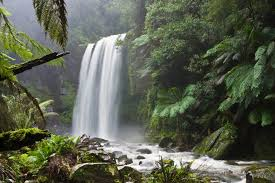
%> input picture images/n3.jpg, 275 x 183 px, given in place of , which was not available
$ octave Collage_Wrapper.m   (GNU Octave 9; MATLAB toolbox functions it lacks are replaced by stand-ins)
%> lines starting %> are read from the running program, lines starting %| are printed output that depends on the picture; pictures that were not available may be replaced by others from this repository, and a replacement may not be noted
### Utilities/hybrid_collage2.m
function [collage,M, N] = hybrid_collage2(img1, img2)

M = size(img1, 1);
N = int16(size(img1, 2) * 0.3); %int16(size(img1, 2) * 0.3);


[low_filter, high_filter]= butterworth(M, N);


im1 = img1(1:M, size(img1, 2)-N+1:size(img1, 2), :);
im2 = img2(1:M, 1:N, :);
% figure;
% subplot 121;imshow(im1);subplot 122;imshow(img1);
% figure;
% subplot 121;imshow(im2);subplot 122;imshow(img2);
% figure;
low_freq = fourier_operation(im1, low_filter);
high_freq = fourier_operation(im2, high_filter);


hybrid_image = real(low_freq) + real(high_freq);


for i = 1:size(hybrid_image, 1)
    for j = 1:size(hybrid_image, 2)
        alpha = j/double(size(hybrid_image, 2));
        hybrid_image(i, j, :) = (alpha)*hybrid_image(i, j, :) + (1-alpha)*im1(i, j, :);
    end

    for j = 1:size(hybrid_image, 2) % floor(size(hybrid_image, 2)/2):size(hybrid_image, 2)
        alpha = j/double(size(hybrid_image, 2));
        hybrid_image(i, j, :) = (1-alpha)*hybrid_image(i, j, :) + alpha*im2(i, j, :);
    end

end

collage = hybrid_image;


% figure;
% subplot 131;imshow(grad1);subplot 132;imshow(grad2);subplot 133;imshow(grad3);
% figure;


collage = zeros(size(img1, 1), 2*size(img1, 2)-N, 3);
collage(1:size(img1, 1), 1:size(img1, 2), :) = img1;

collage(1:size(img1, 1), size(img1, 2)-N+1:size(collage, 2), :) = img2;

collage(1:size(img1, 1), size(img1, 2)-N+1:size(img1, 2), :) = hybrid_image;
% collage(1:size(img1, 1), 1:size(img1, 2), 2) = img1(:, :, 2);
% collage(1:size(img1, 1), 1:size(img1, 2), 3) = img1(:, :, 3);

collage = uint8(collage);


end

### Utilities/butterworth.m
function [low_filter, high_filter] = butterworth(M, N)


    low_filter =zeros(M,N);

    d0=1000;				%Cutoff Frequency
    n=1; 				%Order of butterworth filter

        for i=1:M
            for j=1:N
                dist=(i-M/2)^2 + (j-N/2)^2;
                low_filter(i,j)= double(( 1 + (dist/d0)^(2*n)))^(-1);

            end
        end
       high_filter = 1 - low_filter;

    d0=150;				%Cutoff Frequency
    n=1; 				%Order of butterworth filter

        for i=1:M
            for j=1:N
                dist=(i-M/2)^2 + (j-N/2)^2;
                low_filter(i,j)= double(( 1 + (dist/d0)^(2*n)))^(-1);

            end
        end


%     low_filter = fspecial('gaussian',[3 3],1.9);
%     high_filter = 1 - low_filter;


end

### Utilities/fourier_operation.m
function image = fourier_operation(img1, filter)

    F=fft2(double(img1));
    F = fftshift(F);
    [M N x] = size(img1);


    lowpass(:, :, 1) = filter .* F(:, :, 1);
    lowpass(:, :, 2) = filter  .* F(:, :, 2);
    lowpass(:, :, 3) = filter .* F(:, :, 3);


    lowpass = ifftshift(lowpass);

    I = ifft2(lowpass);

    image = uint8(I);


end

### Utilities/hybrid_collage3_rev.m
function [collage, M, N] = hybrid_collage3_rev(img1, img2, img3)


[collage, m, n] = hybrid_collage2(img1, img2);


img3 = imresize(img3, [size(collage, 1), size(collage, 2)]);

M = int16(size(img3, 1) * 0.2);
N = size(img3, 2);

temp = img3(size(img1, 1)-M+1:size(img1, 1), 1:N, :);


[low_filter, high_filter] = butterworth(M, N);


im1 = collage(1:M, size(collage, 2)/2-N/2+1:size(collage, 2)/2+N/2, :);
im2 = img3(size(img1, 1)-M+1:size(img1, 1), 1:N, :);


% figure;
% subplot 121;imshow(im1);subplot 122;imshow(img1);
% figure;
% subplot 121;imshow(im2);subplot 122;imshow(img2);
% figure;
low_freq = fourier_operation(im1, low_filter);
high_freq = fourier_operation(im2, high_filter);
%
%
%
hybrid_image = real(low_freq) + real(high_freq);

for i = 1:size(hybrid_image, 2)
    for j = 1:size(hybrid_image, 1)
        alpha = j/double(size(hybrid_image, 1));
        hybrid_image(j, i, :) = (1-alpha)*hybrid_image(j, i, :) + alpha*im1(j, i, :);
    end

    for j = 1:size(hybrid_image, 1) % floor(size(hybrid_image, 2)/2):size(hybrid_image, 2)
        alpha = j/double(size(hybrid_image, 1));
        hybrid_image(j, i, :) = (alpha)*hybrid_image(j, i, :) + (1-alpha)*im2(j, i, :);
    end

end

%
% collage = hybrid_image;
%
%

hybrid = uint8(zeros(size(collage, 1)-M+size(img3, 1), size(collage, 2), 3));

hybrid(size(collage, 1)-M+1:size(hybrid, 1), 1:size(collage, 2), :) = collage;


hybrid(1:size(img3, 1), size(hybrid, 2)/2-N/2+1:size(hybrid, 2)/2+N/2, :) = img3;
hybrid(size(collage, 1)-M+1:size(collage, 1), size(collage, 2)/2-N/2+1:size(collage, 2)/2+N/2, :) = hybrid_image;

collage = hybrid;

% [7 lines of commented-out code are left out]


end

### Collage_Wrapper.m
clc; clearvars;
addpath Utilities;
n = input('Enter number of images\n');
%> the answer given: 3

names = cell(1,n);

for i = 1:n
   fprintf('Enter path of image %d\n', i);
   str = input('','s');
   names{i} = str;
end

if n == 2
    img1 = imread(names{1});
    img2 = imread(names{2});

    img2 = imresize(img2, [size(img1, 1), size(img1, 2)]);

    collage = hybrid_collage2(img1, img2);
end
if n == 3
    img1 = imread(names{1});
%> img1 is the input picture: size 183x275x3 uint8; mean R, G, B 91.3, 96.6, 80.1
    img2 = imread(names{2});
    img3 = imread(names{3});


    img2 = imresize(img2, [size(img1, 1), size(img1, 2)]);
    img3 = imresize(img3, [size(img1, 1), size(img1, 2)]);

    if round(rand(1)*1) == 1
    collage = hybrid_collage3_rev(img1, img2, img3);
%> after the loop in butterworth, `for i=1:M`:
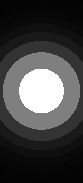
%> low_filter: size 183x83 double; min 0.0099, max 1, mean 0.265
%> after the loop in butterworth, `for i=1:M`:
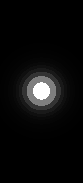
%> low_filter: size 183x83 double; min 0.000223, max 1, mean 0.0472
%> in hybrid_collage2, `im1 = img1(1:M, size(img1, 2)-N+1:size(img1, 2), :);`:
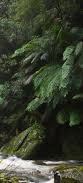
%> im1: size 183x83x3 uint8; mean R, G, B 58.4, 64.7, 47.3
%> in hybrid_collage2, `im2 = img2(1:M, 1:N, :);`:
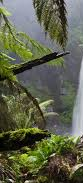
%> im2: size 183x83x3 uint8; mean R, G, B 94.4, 98.1, 76.3
%> the run ends on the next line

$ run again, on images/n4.jpg
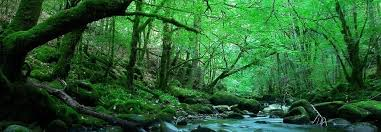
%> input picture images/n4.jpg, 381 x 132 px, given in place of , which was not available
%> img1 is the input picture: size 132x381x3 uint8; mean R, G, B 42.5, 93.7, 48.4
%> after the loop in butterworth, `for i=1:M`:
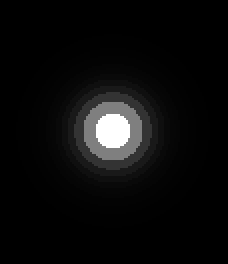
%> low_filter: size 132x114 double (shown 2 times larger); min 0.000384, max 1, mean 0.0483
%> in hybrid_collage2, `im2 = img2(1:M, 1:N, :);`:
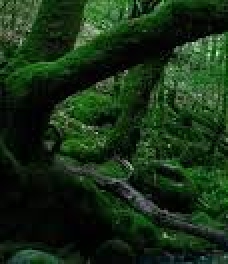
%> im2: size 132x114x3 uint8 (shown 2 times larger); mean R, G, B 23.9, 47, 21.8

$ run again, on images/n5.jpg
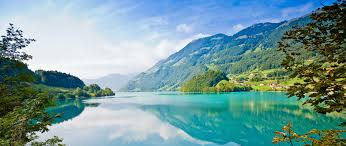
%> input picture images/n5.jpg, 346 x 146 px, given in place of , which was not available
%> img1 is the input picture: size 146x346x3 uint8; mean R, G, B 116.8, 155, 156.7
%> after the loop in butterworth, `for i=1:M`:
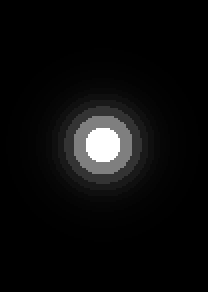
%> low_filter: size 146x104 double (shown 2 times larger); min 0.000343, max 1, mean 0.0479
%> in hybrid_collage2, `im2 = img2(1:M, 1:N, :);`:
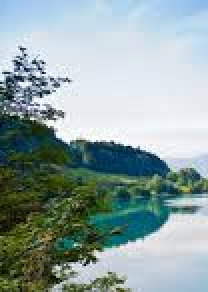
%> im2: size 146x104x3 uint8 (shown 2 times larger); mean R, G, B 144.1, 163.4, 162.4
